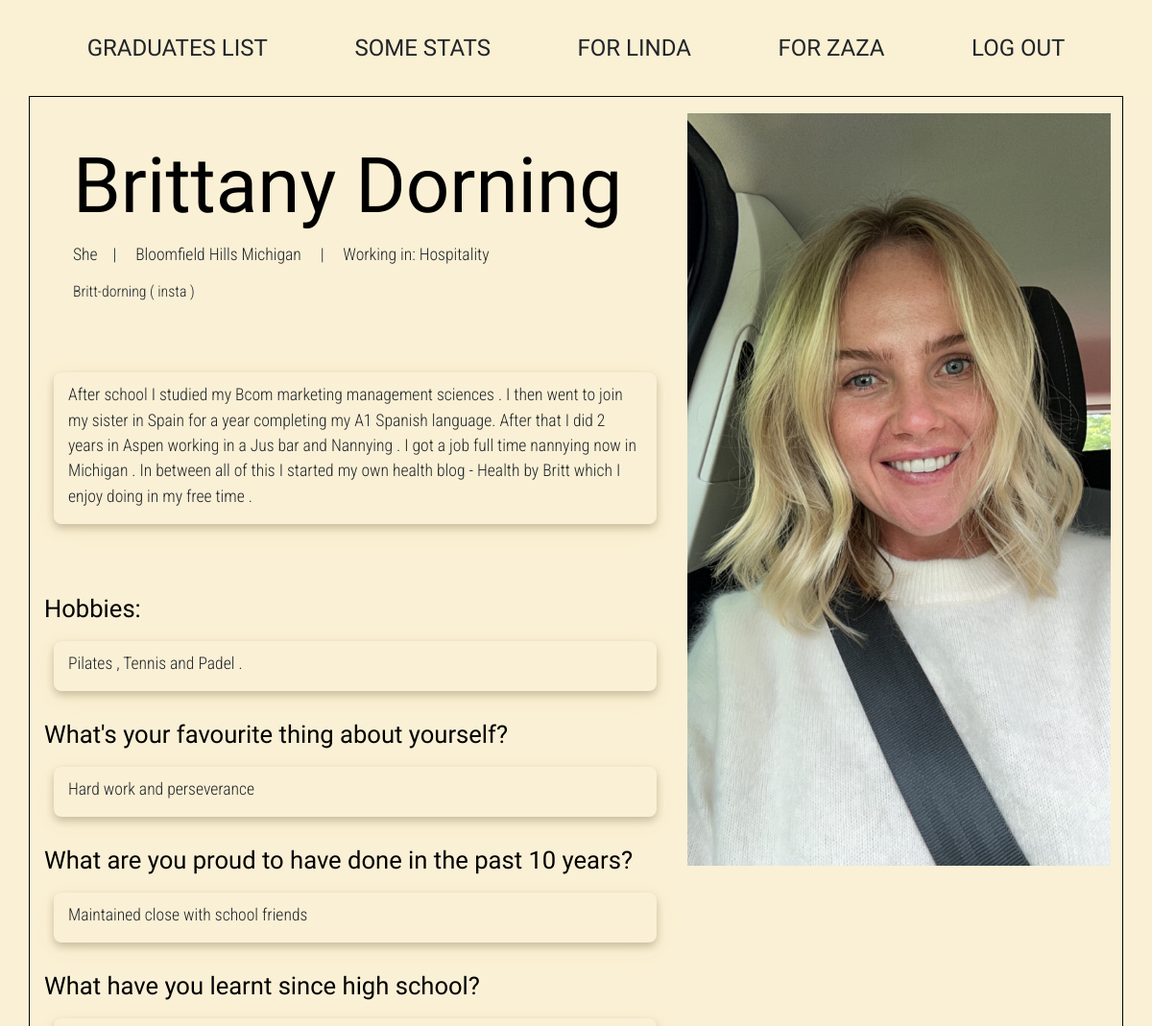
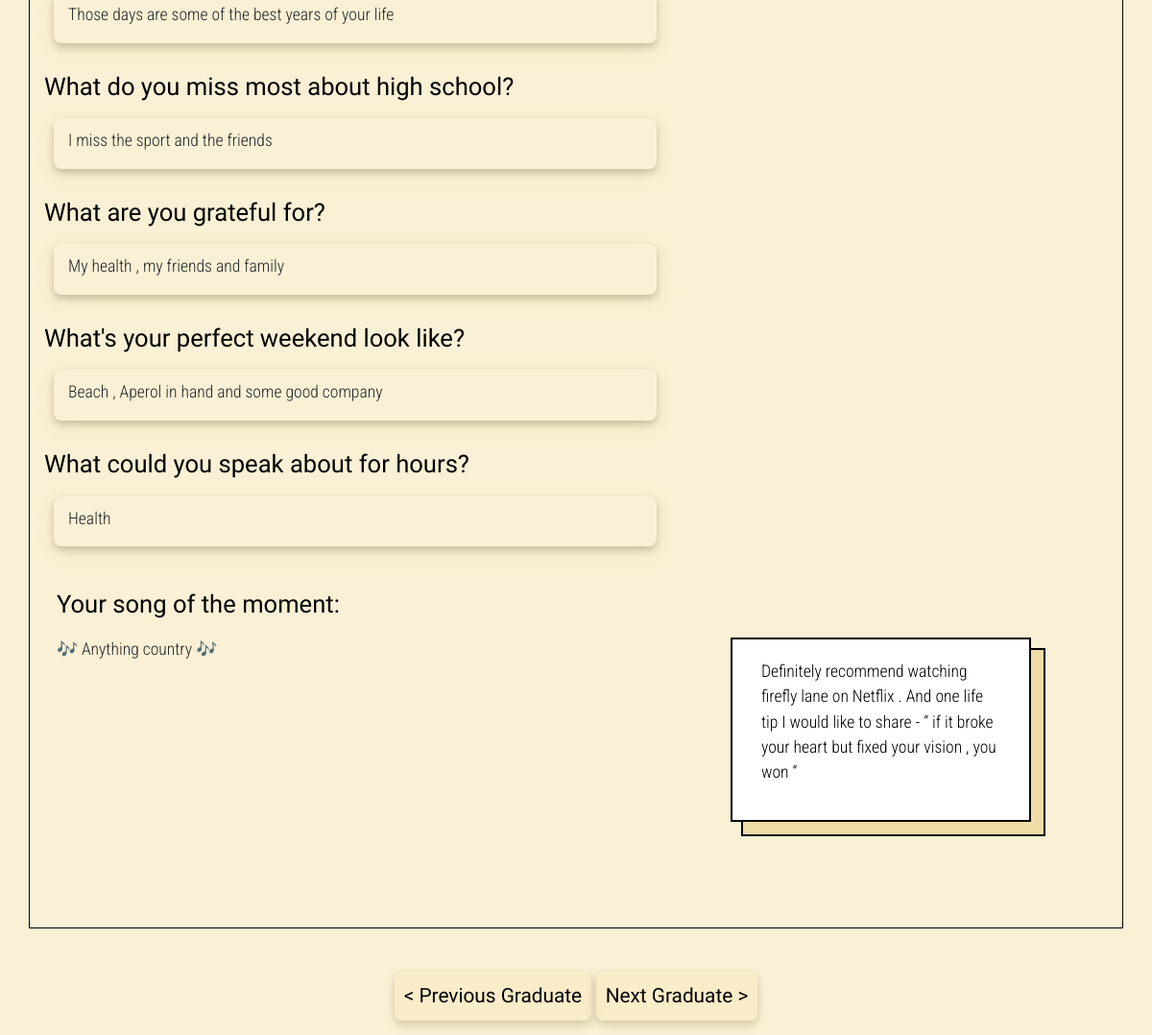
/2 (signed in), run on the app's committed database (2 pictures, top to bottom).
### network/models.py (models this page shows, shortened)
class Graduate(models.Model):
    name = models.TextField()
    maiden_name = models.TextField(blank=True, null=True)
    pronouns = models.TextField(blank=True, null=True)
    city = models.TextField(blank=True, null=True)
    industry = models.TextField(blank=True, null=True)
    gen_description = models.TextField(blank=True, null=True)
    hobbies = models.TextField(blank=True, null=True)
    q1 = models.TextField(blank=True, null=True)
    q2 = models.TextField(blank=True, null=True)
    q3 = models.TextField(blank=True, null=True)
    q4 = models.TextField(blank=True, null=True)
    q5 = models.TextField(blank=True, null=True)
    q6 = models.TextField(blank=True, null=True)
    q7 = models.TextField(blank=True, null=True)
    q8 = models.TextField(blank=True, null=True)
    q9 = models.TextField(blank=True, null=True)
    q10 = models.TextField(blank=True, null=True)
    contact = models.TextField(blank=True, null=True)
    school_years = models.IntegerField(blank=True, null=True)
    countries = models.IntegerField(blank=True, null=True)
    jobs = models.IntegerField(blank=True, null=True)
    tattoos = models.IntegerField(blank=True, null=True)
    married = models.BooleanField(default=False)
    babies = models.IntegerField(blank=True, null=True)
    for_zaza = models.TextField(blank=True, null=True)
    for_linda = models.TextField(blank=True, null=True)
    spotify = models.TextField(blank=True, null=True)

### network/views.py (the view, shortened to what this page needs)
# urls.py: path("<int:grad_id>", views.profile, name="profile"),
@login_required
def profile(request, grad_id):
    if request.method == "GET":
        grad = Graduate.objects.get(pk=grad_id)
        gradname = grad.name.replace(' ', '-')
        if grad.name == "Lisha Govender":
            file_urls = None
        elif grad.name == "Megan Manley / Glover":
            folder_path = os.path.join(settings.BASE_DIR, 'network', 'static', 'photos', 'Megan-Manley')
            files = [f for f in os.listdir(folder_path) if
                     os.path.isfile(os.path.join(folder_path, f)) and not f.startswith('.')]
            file_urls = [f'photos/Megan-Manley/{f}' for f in files]
        else:
            folder_path = os.path.join(settings.BASE_DIR, 'network', 'static', 'photos', f'{gradname}')
            files = [f for f in os.listdir(folder_path) if os.path.isfile(os.path.join(folder_path, f)) and not f.startswith('.') ]
            file_urls = [f'photos/{gradname}/{f}' for f in files]
        if grad.q9:
            if grad.spotify:
                song = grad.spotify
                song_description = None
            else:
                song_description = grad.q9
                song = None
        else:
            song = None
            song_description = None
        return render(request, "network/profile2.html", {
            "graduate": grad,
            "song": song,
            "song_description": song_description,
            "pics": file_urls
        })

### network/templates/network/profile2.html (shortened to what this page needs)
{% extends "network/layout.html" %}
{% load static %}
{% block body %}
    <div class="summary-container-new">
        <div class="answers-container-new">
        <div class="header-info">
        {% if graduate.maiden_name %}
        <h1 data-username="{{ graduate.name }}" class="name">{{ graduate.name }} (n&eacute;e {{ graduate.maiden_name }})</h1>
    {% else %}
        <h1 data-username="{{ graduate.name }}" class="name">{{ graduate.name }}</h1>
    {% endif %}
    <span>
    {% if graduate.pronouns %}
     {{ graduate.pronouns }}
        &nbsp;&nbsp;&nbsp;|
    {% endif %}
    {% if graduate.city %}
     {{ graduate.city }}
    {% endif %}
     | &nbsp;&nbsp;&nbsp;
    {% if graduate.industry %}
         Working in: {{ graduate.industry }}
    {% endif %}
    </span>
    {% if graduate.contact %}
    <p class="contact-new"> {{ graduate.contact }}</p>
    {% endif %}
    </div>
        {% if graduate.gen_description %}
            <div class="answer-new"><p>{{ graduate.gen_description }}</p></div>
        {% endif %}
        {% if graduate.hobbies %}
            <h2>Hobbies:</h2>
            <div class="answer-new"><p>{{ graduate.hobbies }}</p></div>
        {% endif %}
        {% if graduate.q2 %}
            <h2>What's your favourite thing about yourself?</h2>
            <div class="answer-new"><p>{{ graduate.q2 }}</p></div>
        {% endif %}
        {% if graduate.q3 %}
            <h2>What are you proud to have done in the past 10 years?</h2>
            <div class="answer-new"><p>{{ graduate.q3 }}</p></div>
        {% endif %}
        {% if graduate.q4 %}
            <h2>What have you learnt since high school?</h2>
            <div class="answer-new"><p>{{ graduate.q4 }}</p></div>
        {% endif %}
        {% if graduate.q5 %}
        <h2>What do you miss most about high school?</h2>
        <div class="answer-new"><p>{{ graduate.q5 }}</p></div>
        {% endif %}
        {% if graduate.q6 %}
        <h2>What are you grateful for?</h2>
        <div class="answer-new"><p>{{ graduate.q6 }}</p></div>
        {% endif %}
        {% if graduate.q7 %}
        <h2>What's your perfect weekend look like?</h2>
        <div class="answer-new"><p>{{ graduate.q7 }}</p></div>
        {% endif %}
        {% if graduate.q8 %}
        <h2>What could you speak about for hours?</h2>
        <div class="answer-new"><p>{{ graduate.q8 }}</p></div>
        {% endif %}
    </div>
    <div class="pics-container">
        {% for pic in pics %}
            <img src="{% static pic %}" class="profile-img-new">
        {% endfor %}
    </div>
    </div>
    <div class="extras-container">
    <div class="answers-container">
    {% if graduate.q9 %}
        <h2>Your song of the moment:</h2>
        {% if song_description %}
            <p>🎶 {{ song_description }} 🎶</p>
        {% else %}
        <div class="song">
            <iframe src="https://open.spotify.com/embed/track/{{ song }}" height="400" frameborder="0" allowtransparency="true" allow="encrypted-media"></iframe>
        </div>
        {% endif %}
    {% endif %}
    </div>
    <div class="advice-container">
    {% if graduate.q10 %}
        <div class="wrapper-new">
        <blockquote class="stacked-new">
            <p>{{ graduate.q10 }}</p>
        </blockquote>
        </div>
    {% endif %}
    </div>
    </div>
{% endblock %}
{% block bottom %}
 <form method="post">
 <button type="submit" name="previous" class="navi-button-new">< Previous Graduate</button>
 <button type="submit" name="next" class="navi-button-new">Next Graduate ></button>
 </form>
{% endblock %}

### network/static/network/styles.css (style rules this page uses)
h2 { font-size: 1.5rem; }
h2 { font-family: "Caladea", serif; font-size: 1.6rem; font-weight: 400; font-style: normal; color: black; }
.extras-container { display: flex; gap: 20px; align-items: stretch; justify-content: center; margin-top: 20px; }
.answers-container { width: 55%; display: flex; flex-direction: column; gap: 10px; }
.pics-container { width: 40%; display: flex; flex-direction: column; gap: 10px; }
.advice-container { width: 40%; display: flex; flex-direction: column; gap: 10px; justify-content: space-around; }
blockquote { background: white; padding: 20px 30px 20px 30px; margin: 50px auto; width: 70%; max-width: 800px; }
.new-full-body { background-color: rgba(245, 225, 171, 0.49); }
.contact-new { margin-top: 9px; font-size: 0.9em; }
.name { display: block; justify-content: left; text-align: left; font-family: "Caladea", serif; font-size: 5rem; font-weight: 400; font-style: normal; color: black; }
.answers-container-new { width: 60%; display: flex; flex-direction: column; gap: 10px; padding-top: 30px; }
.summary-container-new { display: flex; gap: 20px; align-items: stretch; padding-left: 5px ; padding-top: 5px; padding-bottom: 5px; }
.header-info { display: block; justify-content: left; text-align: left; padding-left: 30px; }
.answer-new { padding: 10px 15px 0 15px; margin-bottom: 20px; margin-left: 10px; box-shadow: 0 4px 8px 0 rgba(0, 0, 0, 0.2), 0 6px 20px 0 rgba(245, 225, 171, 0.49); width: 97%; border-radius: 8px; }
.profile-img-new { padding: 2px; }
.navi-button-new { background-color: rgba(245, 225, 171, 0.3); color: black; border: none; border-radius: 8px; padding: 10px; font-family: 'Gayathri', serif; font-size: 1.3rem; cursor: pointer; box-shadow: 0 4px 10px rgba(181, 166, 127, 0.59); transition: all 0.25s ease-in-out; margin-bottom: 15px; margin-top: 15px; }
.wrapper-new { margin: 0 auto; width: 100%; padding-bottom: 50px; color: black; }
.stacked-new { border: solid 2px black; box-shadow: 13px 13px 0 0 rgba(245, 225, 171, 0.98), 15px 15px 0 0 black, 15px 11px 0 0 black, 11px 15px 0 0 black; }

### data on the page
Graduate: name "Brittany Dorning", pronouns "She", city "Bloomfield Hills Michigan", industry "Hospitality", contact "Britt-dorning ( insta )", gen_description "After school I studied my Bcom marketing management sciences . I then went to join my sister in Spain for a year completing my A1 Spanish language. After that I did 2 years in Aspen working in a Jus bar and Nannying . I got a job full time nannying now in Michigan . In between all of this I started my own health blog - Health by Britt which I enjoy doing in my free time .", hobbies "Pilates , Tennis and Padel .", q2 "Hard work and perseverance", q3 "Maintained close with school friends", q4 "Those days are some of the best years of your life", q5 "I miss the sport and the friends", q6 "My health , my friends and family", q7 "Beach , Aperol in hand and some good company", q8 "Health", q9 "Anything country", q10 "Definitely recommend watching firefly lane on Netflix . And one life tip I would like to share - “ if it broke your heart but fixed your vision , you won “"
